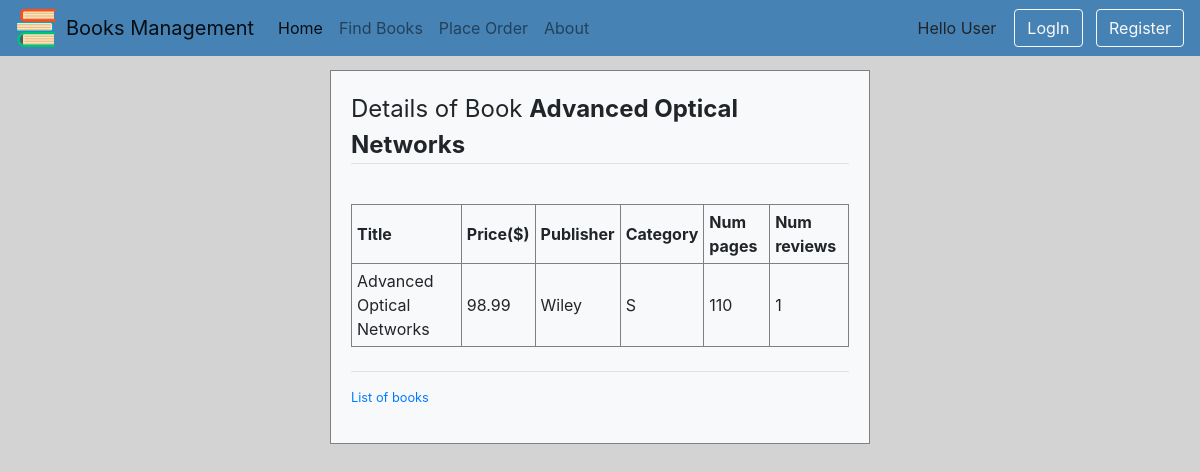
/myapp/1/, run on an earlier commit of the app's database.
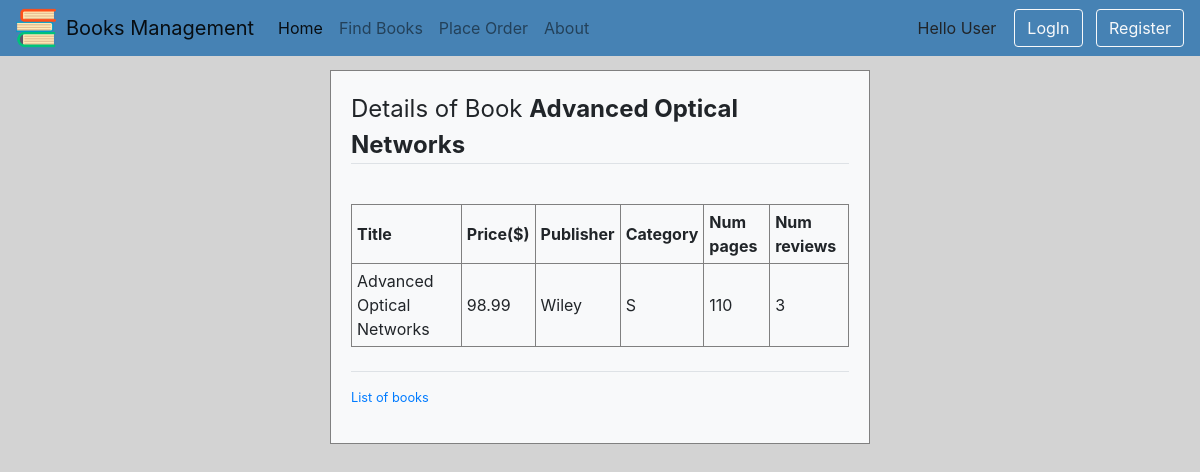
And on a later commit of the database.
### myapp/models.py (models this page shows, shortened)
class Book(models.Model):
    CATEGORY_CHOICES = [
        ('S', 'Scinece&Tech'),
        ('F', 'Fiction'),
        ('B', 'Biography'),
        ('T', 'Travel'),
        ('O', 'Other')
    ]
    title = models.CharField(max_length=200)
    category = models.CharField(max_length=1, choices=CATEGORY_CHOICES, default='S')
    num_pages = models.PositiveIntegerField(default=100)
    price = models.DecimalField(max_digits=10, decimal_places=2, validators=[MaxValueValidator(1000), MinValueValidator(0)])
    publisher = models.ForeignKey(Publisher, related_name='books', on_delete=models.CASCADE)
    description=models.TextField(max_length=500, blank=True)
    num_reviews=models.PositiveIntegerField(default=0, validators=[MaxValueValidator(5), MinValueValidator(1)])

class Publisher(models.Model):
    name = models.CharField(max_length=200)
    website = models.URLField()
    city = models.CharField(max_length=20, blank=True)
    country=models.CharField(max_length=200,default='USA')

### myapp/views.py (the view)
# urls.py: path(r'<int:book_id>/',views.Detail.as_view(), name='detail'),
class Detail(View):
    def get(self,request, book_id):
        book=get_object_or_404(Book,id=book_id)
        return render(request,'myapp/detail.html',{'book':book})

### myapp/templates/myapp/detail.html
{% extends 'myapp/base.html' %}
{% load crispy_forms_tags %}
{% block body_block %}
    {% if book %}
    <fieldset class="form-group">
         <legend class="border-bottom mb-4">Details of Book <span class="font-weight-bold">{{ book.title }}</span></legend>
    </fieldset>
    <table border="1">
        <tr>
            <th>Title</th>
            <th>Price($)</th>
            <th>Publisher</th>
            <th>Category</th>
            <th>Num pages</th>
            <th>Num reviews</th>
        </tr>
        <tr>
            <td>{{ book.title }}</td>
            <td>{{ book.price }}</td>
            <td>{{ book.publisher.name }}</td>
            <td>{{ book.category }}</td>
            <td>{{ book.num_pages }}</td>
            <td>{{ book.num_reviews }}</td>
        </tr>
    </table>
    {% endif %}
    <br>
    <div class="border-top pt-3">
        <small class="text-muted">
            <p><a href="{% url 'myapp:index' %}">List of books</a></p>
        </small>
    </div>
{% endblock %}

What changed in the data, as far as the page shows it:
changed Book "Advanced Optical Networks": num_reviews "1" → "3"
